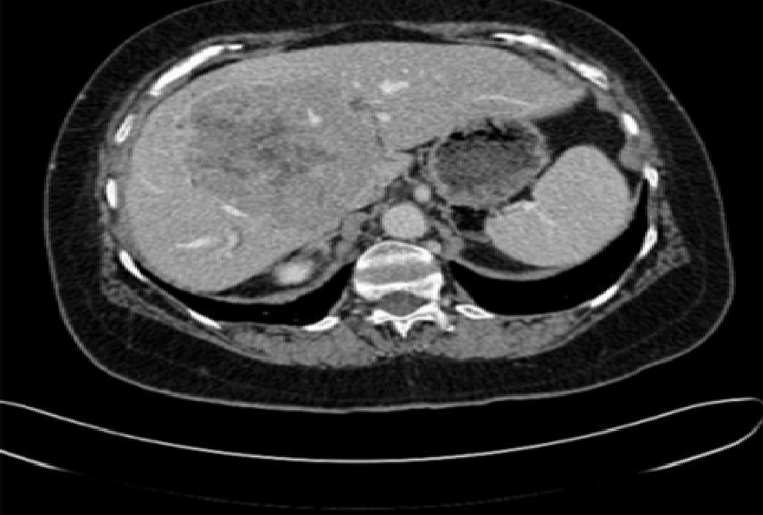
#> input picture 5th exercise/filter_gaussian.png, 763 x 515 px, shrunk from 990 x 668 before the run
$ jupyter execute completed.ipynb
#> lines starting #> are read from the running program, lines starting #| are printed output that depends on the picture
## Filter

Build your own filter by using cv2.filter2D( img ,−1 , kernel)
A arbitraty kernel can be applied on an image.
Therfore you have to create a kernel e.g. with numpy.array.

## Task 1: Create a boxfilter with the size 5X5 and apply it on an image

Don't forget to normalize! use : filter_gaussian.png;

**Solution starts here**

First we are reading and displaying the image

[cell 1]
import cv2
from matplotlib import pyplot as plt
import numpy as np

img = cv2.imread('filter_gaussian.png')
#> img is the input picture: shape (515, 763, 3); mean B, G, R 55.1, 55.1, 55.1

# showing image using opencv, this opens a new window
# cv2.imshow('GFG', img)
# cv2.waitKey(0)

# showing image using matplotlib, this prints the image in output
plt.imshow(img)
# print(img.shape)
img_height = img.shape[0]
#> img_height = 515
img_width = img.shape[1]
#> img_width = 763

Then we are applying a boxfilter with size 5x5 on the image we read above.

Reference: https://docs.opencv.org/4.x/d4/d13/tutorial_py_filtering.html

[cell 2]
kernel = np.ones((5,5),np.float32)/50
# increasing the value of the denominator will make the image blurrier
# print(kernel)
img_after_applying_box_filter = cv2.filter2D(img,-1,kernel)
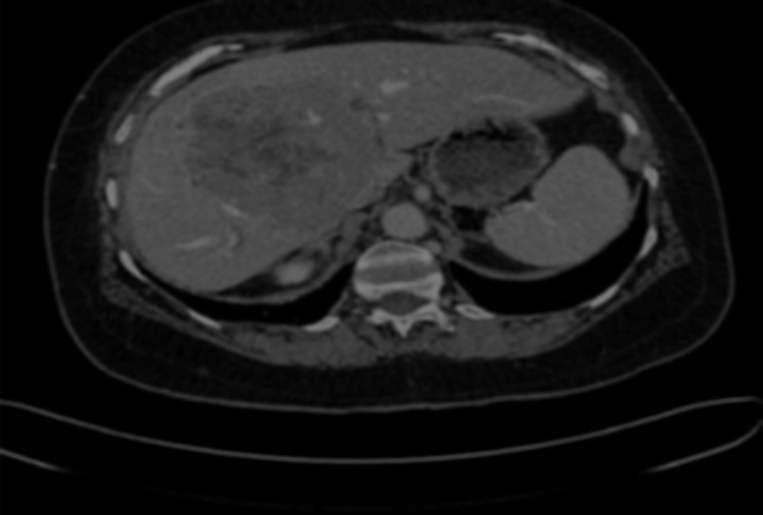
#> img_after_applying_box_filter: shape (515, 763, 3); mean B, G, R 27.6, 27.6, 27.5

plt.imshow(img_after_applying_box_filter)

norm = np.zeros((img_width,img_height))
norm_image = cv2.normalize(img,norm,0,255,cv2.NORM_MINMAX)


plt.subplot(131)
plt.imshow(img)
plt.title('Original')
plt.xticks([]), plt.yticks([])
plt.subplot(132)
plt.imshow(img_after_applying_box_filter)
plt.title('After Filtering')
plt.xticks([]), plt.yticks([])
plt.subplot(133),
plt.imshow(norm_image),
plt.title('Normalized')
plt.xticks([]), plt.yticks([])

plt.show()
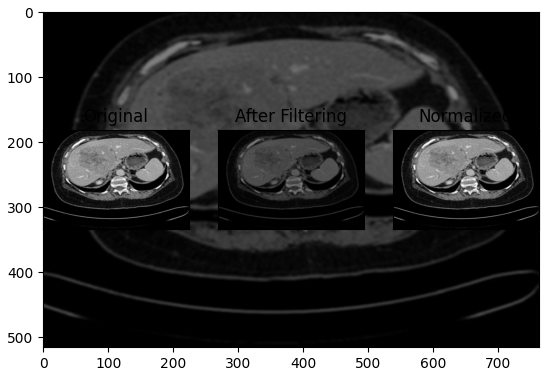
#> figure drawn by matplotlib, 4 panels; B, G, R data is drawn as R, G, B

# Task 2: Create a gaussianfilter with several sizes 3x3,7x7, 15x15

What happens to an image by using this several sizes.use : filter_gaussian.png; You can use : cv2.GaussianBlur(img,kernelsize,0)

Following is a demonstration of What happens after applying Gaussian filter of several sizes

[cell 3]
img_after_applying_gaussian_filter_3x3 = cv2.GaussianBlur(img,(3,3),0)
plt.imshow(img_after_applying_gaussian_filter_3x3)

norm = np.zeros((img_width,img_height))
norm_image = cv2.normalize(img_after_applying_gaussian_filter_3x3,norm,0,255,cv2.NORM_MINMAX)


plt.subplot(131)
plt.imshow(img)
plt.title('Original')
plt.xticks([]), plt.yticks([])
plt.subplot(132)
plt.imshow(img_after_applying_gaussian_filter_3x3)
plt.title('After Gaussian 3x3')
plt.xticks([]), plt.yticks([])
plt.subplot(133),
plt.imshow(norm_image),
plt.title('Normalized')
plt.xticks([]), plt.yticks([])
plt.show()
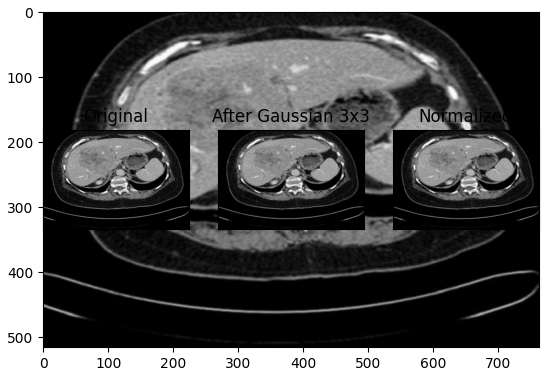
#> figure drawn by matplotlib, 4 panels; B, G, R data is drawn as R, G, B

[cell 4]
img_after_applying_gaussian_filter_7x7 = cv2.GaussianBlur(img,(7,7),0)
plt.imshow(img_after_applying_gaussian_filter_7x7)

norm = np.zeros((img_width,img_height))
norm_image = cv2.normalize(img_after_applying_gaussian_filter_7x7,norm,0,255,cv2.NORM_MINMAX)


plt.subplot(131)
plt.imshow(img)
plt.title('Original')
plt.xticks([]), plt.yticks([])
plt.subplot(132)
plt.imshow(img_after_applying_gaussian_filter_7x7)
plt.title('After Gaussian 7x7')
plt.xticks([]), plt.yticks([])
plt.subplot(133),
plt.imshow(norm_image),
plt.title('Normalized')
plt.xticks([]), plt.yticks([])
plt.show()
#> figure, not shown here; B, G, R data is drawn as R, G, B

[cell 5]
img_after_applying_gaussian_filter_15x15 = cv2.GaussianBlur(img,(15,15),0)
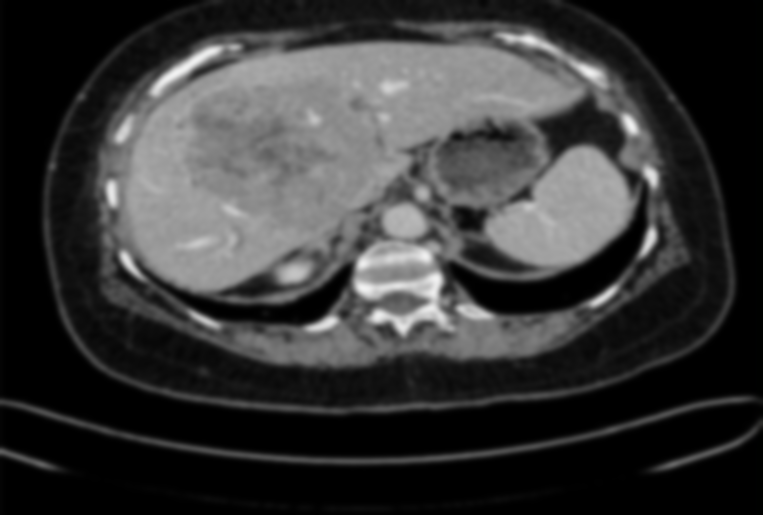
#> img_after_applying_gaussian_filter_15x15: shape (515, 763, 3); mean B, G, R 55.1, 55.1, 55.1
plt.imshow(img_after_applying_gaussian_filter_15x15)

norm = np.zeros((img_width,img_height))
norm_image = cv2.normalize(img_after_applying_gaussian_filter_15x15,norm,0,255,cv2.NORM_MINMAX)


plt.subplot(131)
plt.imshow(img)
plt.title('Original')
plt.xticks([]), plt.yticks([])
plt.subplot(132)
plt.imshow(img_after_applying_gaussian_filter_15x15)
plt.title('After Gaussian 15x15')
plt.xticks([]), plt.yticks([])
plt.subplot(133),
plt.imshow(norm_image),
plt.title('Normalized')
plt.xticks([]), plt.yticks([])
plt.show()
#> figure, not shown here; B, G, R data is drawn as R, G, B

**Finding** As the filter size in gaussian filter increases image gets blurrier

## Task 3: Using a Median filter on a salt and pepper image

Use  cv2.medianBlur(img,kernelsize); Use these images: noisy_multiply; noisy_add;

[cell 6]
# saltandpepper_image = cv2.imread('saltandpepper_add.png')
saltandpepper_image = cv2.imread('saltandpepper_multiply.png')
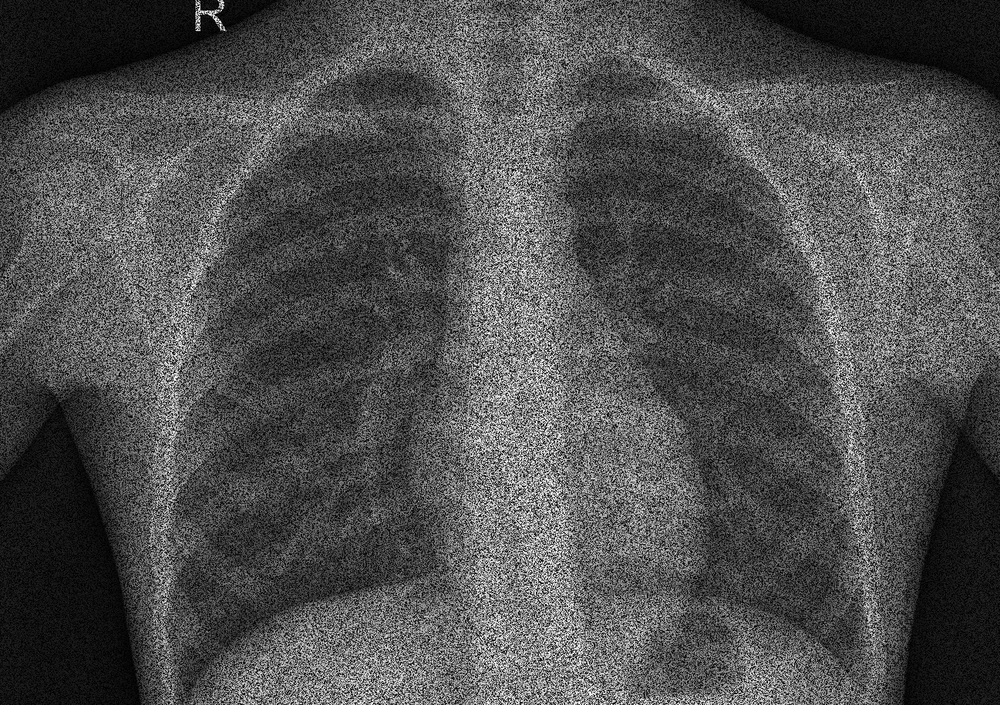
#> input picture 5th exercise/saltandpepper_multiply.png, 1000 x 705 px, shrunk from 1297 x 915 before the run
#> saltandpepper_image is the input picture: shape (705, 1000, 3); min 0, max 255, mean 79

img_width = saltandpepper_image.shape[0]
#> img_width = 705
img_height = saltandpepper_image.shape[1]
#> img_height = 1000
median = cv2.medianBlur(saltandpepper_image,5)
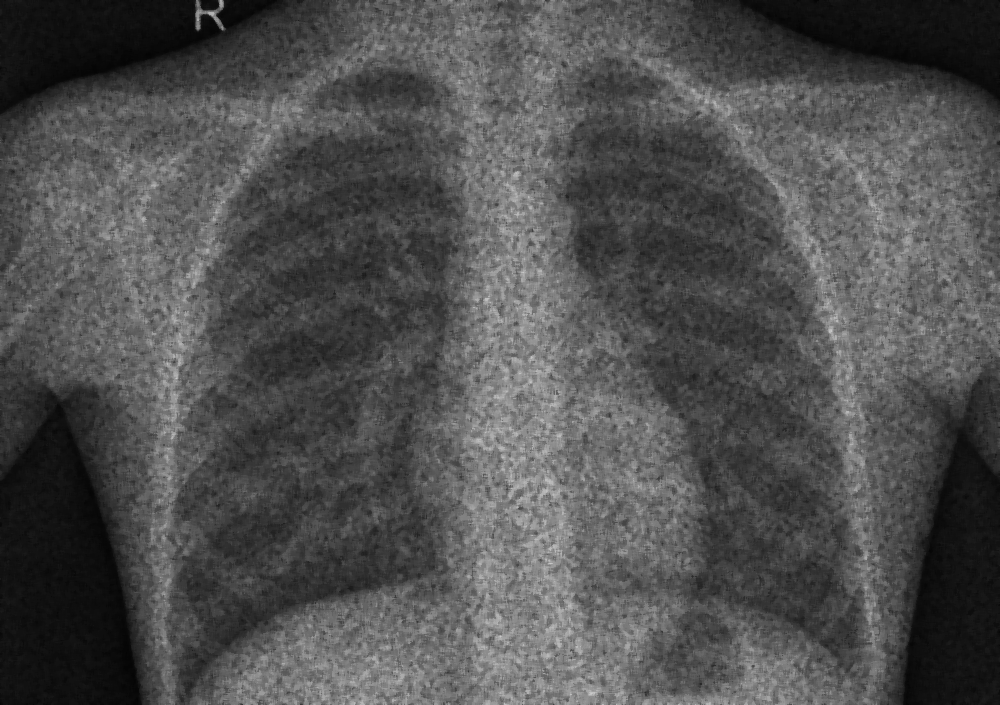
#> median: shape (705, 1000, 3); min 4, max 203, mean 79.8

norm = np.zeros((img_width,img_height))
norm_image = cv2.normalize(median,norm,0,255,cv2.NORM_MINMAX)
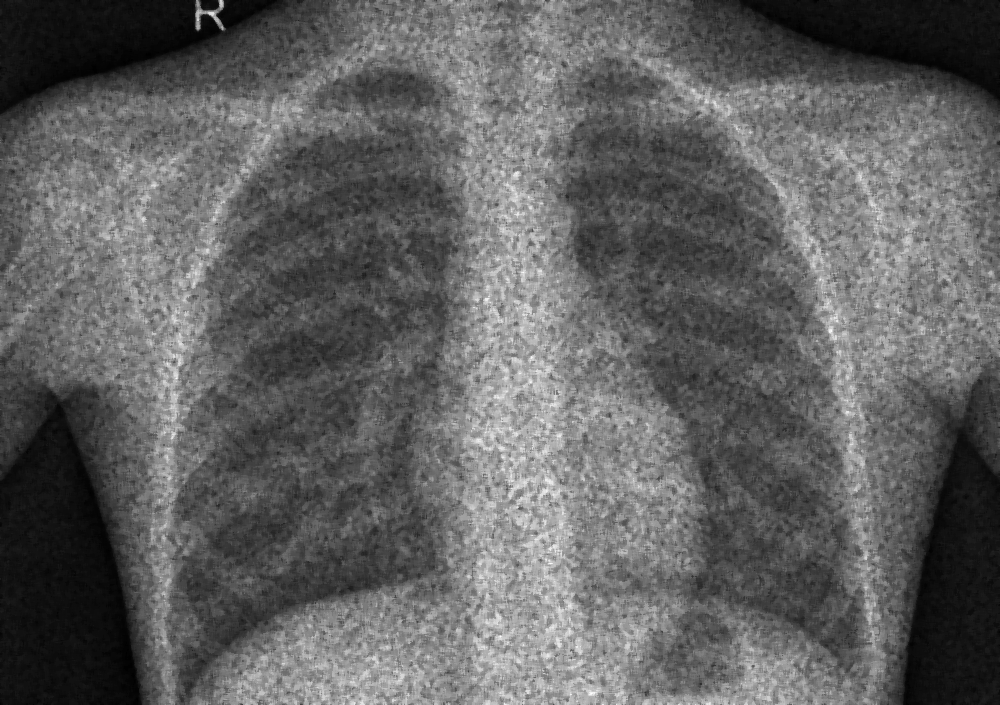
#> norm_image: shape (705, 1000, 3); min 0, max 255, mean 97.2


plt.subplot(131)
plt.imshow(saltandpepper_image)
plt.title('Original')
plt.xticks([]), plt.yticks([])
plt.subplot(132)
plt.imshow(median)
plt.title('After Median Filtering')
plt.xticks([]), plt.yticks([])
plt.subplot(133),
plt.imshow(norm_image),
plt.title('Normalized')
plt.xticks([]), plt.yticks([])
plt.show()
